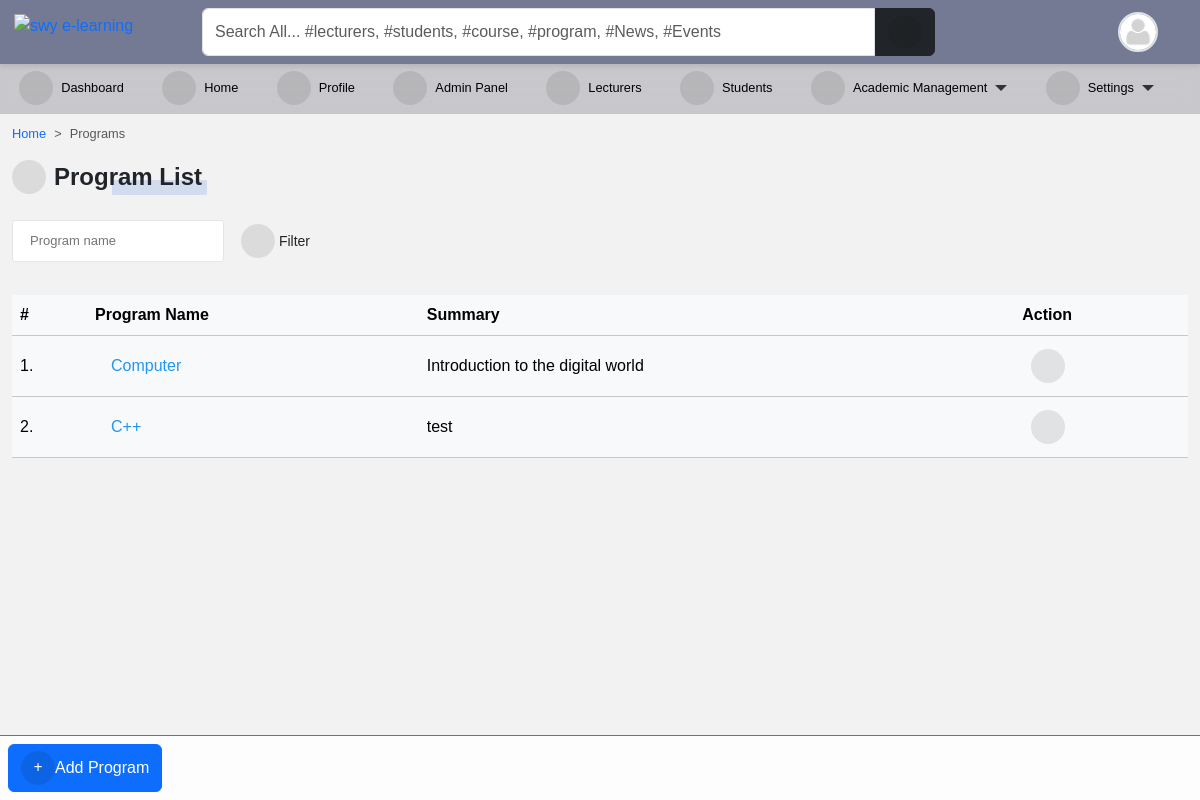
Before: /programs/ (signed in) with the older database file.
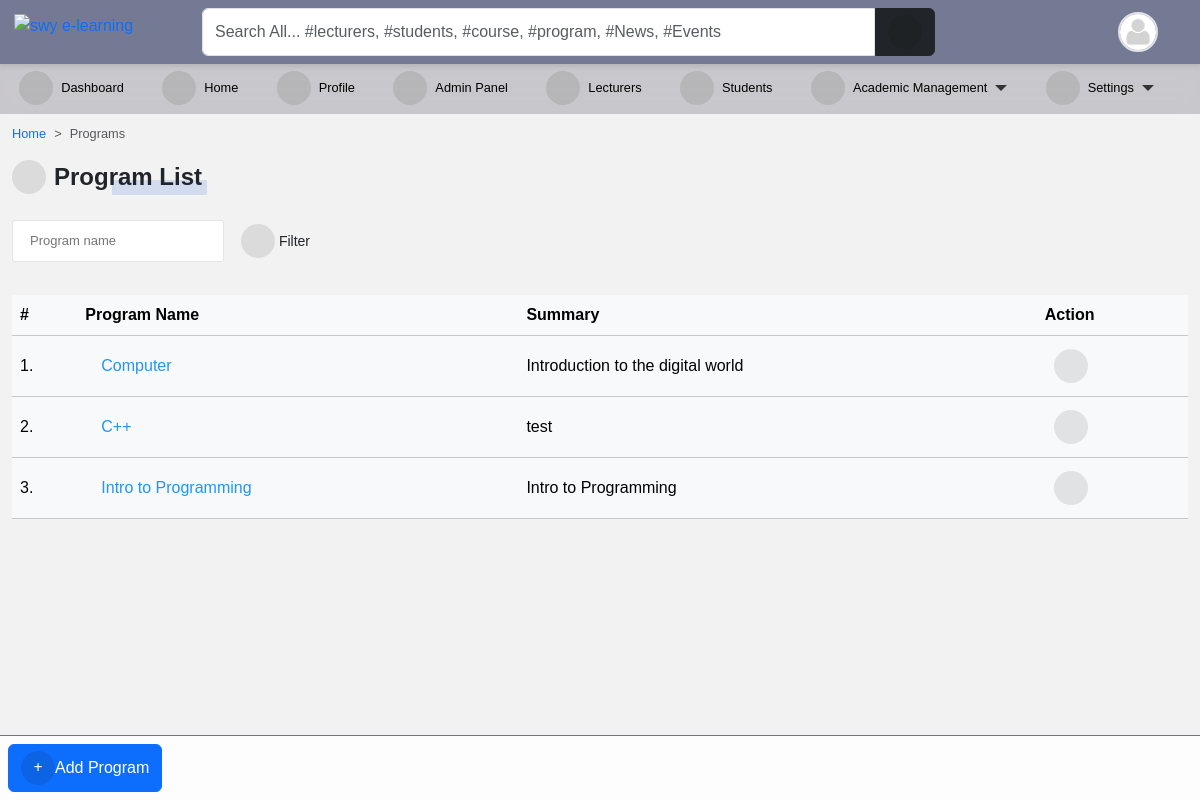
After: the same page with the newer database file.
### course/models.py (models this page shows, shortened)
class Program(models.Model):
    title = models.CharField(max_length=150, unique=True)
    summary = models.TextField(null=True, blank=True)
    objects = ProgramManager()
    def get_absolute_url(self):
        return reverse("program_detail", kwargs={"pk": self.pk})

### course/views.py (the view)
# urls.py: path("", ProgramFilterView.as_view(), name="programs"),
@method_decorator([login_required(login_url='login')], name="dispatch")
class ProgramFilterView(FilterView):
    filterset_class = ProgramFilter
    template_name = "course/program_list.html"
    def get_context_data(self, **kwargs):
        context = super().get_context_data(**kwargs)
        context["title"] = "Programs"
        return context

### accounts/models.py (called while the page is built)
    @property
    def get_user_role(self):
        if self.is_superuser:
            role = "Admin"
        elif self.is_student:
            role = "Student"
        elif self.is_lecturer:
            role = "Lecturer"
        return role

### templates/course/program_list.html (shortened to what this page needs)
{% extends 'base.html' %}
{% block content %}
<nav style="--bs-breadcrumb-divider: '>';" aria-label="breadcrumb">
    <ol class="breadcrumb">
        <li class="breadcrumb-item"><a href="/">Home</a></li>
        <li class="breadcrumb-item active" aria-current="page">Programs</li>
    </ol>
</nav>
{% if request.user.is_superuser %}
<div class="manage-wrap">
    <a class="btn btn-primary" href="{% url 'add_program' %}"><i class="fas fa-plus"></i>Add Program</a>
</div>
{% elif request.user.is_lecturer %}
<div class="manage-wrap">
    <a class="btn btn-primary" href="{% url 'add_program' %}"><i class="fas fa-plus"></i>Add Program</a>
</div>
{% endif %}
<div class="title-1"><i class="fas fa-book-open"></i>Program List</div>
<br><br>
{% include 'snippets/filter_form.html' %}
<div class="table-responsive table-shadow table-light table-striped m-0 mt-4">
    <div class="table-shadow">
        <table class="table table-light">
            <thead>
                <tr>
                    <th>#</th>
                    <th>Program Name</th>
                    <th>Summary</th>
                    {% if request.user.is_superuser %}
                    <th>Action</th>
                    {% endif %}
                </tr>
            </thead>
            <tbody>
                {% for program in filter.qs %}
                <tr>
                    <td>{{ forloop.counter }}.</td>
                    <td>
                        <a class="a-list" href="{{ program.get_absolute_url }}">
                            {{ program.title}}
                        </a>
                    </td>
                    <td>{{ program.summary }} </td>
                    {% if request.user.is_superuser %}
                    <td>
                        <div class="dropdown">
                            <button class="btn btn-sm" type="button" data-bs-toggle="dropdown" aria-expanded="false">
                                <i class="fa fa-ellipsis-vertical"></i>
                            </button>
                        </div>
                    </td>
                    {% endif %}
                </tr>
                {% endfor %}
            </tbody>
        </table>
    </div>
</div>
{% endblock content %}

Changed rows visible on the page:
added Program: title "Intro to Programming", summary "Intro to Programming"
